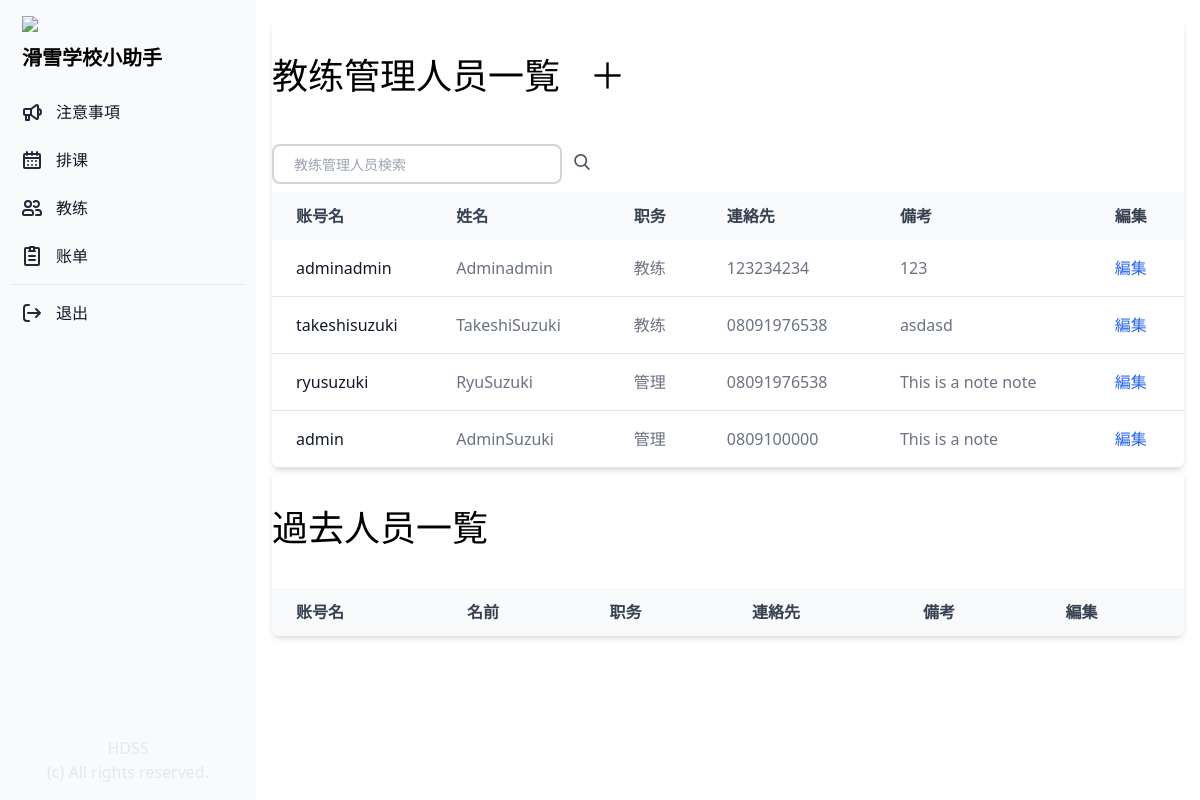
Screenshot of /profile_list/ (signed in) with the database file from the repository.
### manager/models.py (models this page shows, shortened)
class Profile(models.Model):
    COLORS = (
        ('#808080', '灰色'),
        ('#ff6961', '赤色'),
        ('#ffb480', '橙色'),
        ('#f8f38d', '黄色'),
        ('#42d6a4', '緑色'),
        ('#08cad1', '水色'),
        ('#59adf6', '青色'),
        ('#9d94ff', '紫色'),
        ('#c780e8', '桃色'),
    )
    TYPE = (
        ('管理', '管理'),
        ('教练', '教练'),
        ('其他', '其他'),
    )
    SKI = (
        ('双板无极', '双板无极'),
        ('双板1级', '双板1级'),
        ('双板2级', '双板2级'),
        ('双板3级', '双板3级'),
        ('双板4级', '双板4级'),
    )
    SNOWBOARD = (
        ('单板无极', '单板无极'),
        ('单板1级', '单板1级'),
        ('单板2级', '单板2级'),
        ('单板3级', '单板3级'),
        ('单板4级', '单板4级'),
    )
    SKI_SYSTEM = (
        ('加拿大', '加拿大'),
        ('新西兰', '新西兰'),
        ('澳洲', '澳洲'),
        ('日本', '日本'),
        ('其他', '其他'),
        ('无', '无'),
    )
    SNOWBOARD_SYSTEM = (
        ('加拿大', '加拿大'),
        ('新西兰', '新西兰'),
        ('澳洲', '澳洲'),
        ('日本', '日本'),
        ('其他', '其他'),
        ('无', '无'),
    )
    user = models.OneToOneField(User, on_delete=models.CASCADE)
    birthday = models.DateField("生年月日", blank=True, null=True)
    color = models.CharField("教练色", max_length=30, choices=COLORS)
    contract_type = models.CharField("职务", max_length=50, choices=TYPE, default='教练')
    fullname = models.CharField("姓名", max_length=20, blank=True)
    phone = models.CharField("電話", max_length=20, blank=True)
    email = models.CharField("邮箱", max_length=50, blank=True)
    wechat = models.CharField("微信", max_length=20, blank=True)
    whatsapp = models.CharField("Whatsapp", max_length=20, blank=True)
    line = models.CharField("LINE", max_length=20, blank=True)
    ski_system = models.CharField("双板体系", max_length=50, choices=SKI_SYSTEM, default='加拿大')
    snowboard_system = models.CharField("单板体系", max_length=50, choices=SNOWBOARD_SYSTEM, default='加拿大')
    ski = models.CharField("级别", max_length=50, choices=SKI, default='双板1级')
    snowboard = models.CharField("级别", max_length=50, choices=SNOWBOARD, default='单板1级')
    accommodation = models.CharField("宿舍", max_length=20, blank=True)
    commission = models.DecimalField("提成", max_digits=10, decimal_places=2, default=0.00)
    note = models.CharField("備考", max_length=500, blank=True)
    is_active = models.BooleanField("現役中", default=True)
    date_created = models.DateTimeField("作成日", auto_now_add=True)
    updated_at = models.DateTimeField("更新日", auto_now=True)

### manager/views.py (the view)
# urls.py: path('profile_list/', views.profile_list, name="profile_list"),
@login_required(login_url='/login_user/')
def profile_list(request):
    if request.user.is_authenticated:
        profiles = Profile.objects.all().order_by('-date_created')
        contract = request.user.profile.contract_type
        if request.method == "POST":
            keyword = request.POST['keyword']
            result_list = Profile.objects.filter(fullname__contains=keyword).order_by('-date_created')
            return render(request, "profile/profile_search_list.html", {"result_list": result_list, "keyword": keyword})
        else:
            return render(request, "profile/profile_list.html", { "profiles": profiles, "contract": contract })
    else:
        return redirect('login_user')

### manager/templates/profile/profile_list.html (shortened to what this page needs)
{% extends "base.html" %}
{% block content %}
<div class="p-4 sm:ml-64">
    {% if contract == "下請け" %}
    {% else %}
    <div class="relative overflow-x-auto shadow-md sm:rounded-lg">
        <div class="px-auto">
            <h1 class="text-4xl py-10">教练管理人员一覧
                {% if contract == "管理" %}
                <a class="pl-5" href="{% url 'register_user' %}">＋</a>
                {% endif %}
            </h1>
            <form class="py-2 relative mx-auto text-gray-600" method="post">
                <input class="border-2 border-gray-300 bg-white h-10 px-5 pr-16 rounded-lg text-sm focus:outline-none"
                    type="search" name="keyword" placeholder="教练管理人员検索">
                <button type="submit" class="m-auto px-2">
                </button>
            </form>
        </div>
        <table class="w-full text-normal text-left rtl:text-right text-gray-500 dark:text-gray-400">
            <thead
                class="text-normal text-gray-700 uppercase bg-gray-50 whitespace-nowrap dark:bg-gray-700 dark:text-gray-400">
                <tr>
                    <th scope="col" class="px-6 py-3">
                        账号名
                    </th>
                    <th scope="col" class="px-6 py-3">
                        姓名
                    </th>
                    <th scope="col" class="px-6 py-3">
                        职务
                    </th>
                    <th scope="col" class="px-6 py-3">
                        連絡先
                    </th>
                    {% if contract == "管理" %}
                    <th scope="col" class="px-6 py-3">
                        備考
                    </th>
                    <th scope="col" class="px-6 py-3">
                        編集
                    </th>
                    {% endif %}
                </tr>
            </thead>
            <tbody>
                {% for profile in profiles %}
                {% if profile.is_active == True %}
                <tr class="border-b">
                    <th scope="row" class="pl-6 pr-3 py-4 font-medium whitespace-nowrap text-gray-900">
                        {{ profile.user }}
                    </th>
                    <td class="px-6 py-4 whitespace-nowrap">
                        {{ profile.fullname }}
                    </td>
                    <td class="px-6 py-4 whitespace-nowrap">
                        {{ profile.contract_type }}
                    </td>
                    <td class="px-6 py-4 whitespace-nowrap">
                        {{ profile.phone }}
                    </td>
                    {% if contract == "管理" %}
                    <td class="px-6 py-4 whitespace-nowrap">
                        {{ profile.note }}
                    </td>
                    <td class="px-6 py-4 whitespace-nowrap">
                        <a href="{% url 'update_profile' profile.id %}"
                            class="font-medium text-blue-600 hover:underline">編集</a>
                    </td>
                    {% endif %}
                </tr>
                {% endif %}
                {% endfor %}
            </tbody>
        </table>
    </div>
    <div class="relative overflow-x-auto shadow-md sm:rounded-lg">
        <div class="px-auto">
            <h1 class="text-4xl py-10">過去人员一覧</h1>
        </div>
        <table class="w-full text-normal text-left rtl:text-right text-gray-500 dark:text-gray-400">
            <thead
                class="text-normal text-gray-700 uppercase bg-gray-50 whitespace-nowrap dark:bg-gray-700 dark:text-gray-400">
                <tr>
                    <th scope="col" class="px-6 py-3">
                        账号名
                    </th>
                    <th scope="col" class="px-6 py-3">
                        名前
                    </th>
                    <th scope="col" class="px-6 py-3">
                        职务
                    </th>
                    <th scope="col" class="px-6 py-3">
                        連絡先
                    </th>
                    {% if contract == "管理" %}
                    <th scope="col" class="px-6 py-3">
                        備考
                    </th>
                    <th scope="col" class="px-6 py-3">
                        編集
                    </th>
                    {% endif %}
                </tr>
            </thead>
        </table>
    </div>
    {% endif %}
</div>
{% endblock content %}

### rows the page displays
Profile: user "adminadmin", fullname "Adminadmin", contract_type "教练", phone "123234234", note "123"
Profile: user "takeshisuzuki", fullname "TakeshiSuzuki", contract_type "教练", phone "08091976538", note "asdasd"
Profile: user "ryusuzuki", fullname "RyuSuzuki", contract_type "管理", phone "08091976538", note "This is a note note"
Profile: user "admin", fullname "AdminSuzuki", contract_type "管理", phone "0809100000", note "This is a note"
